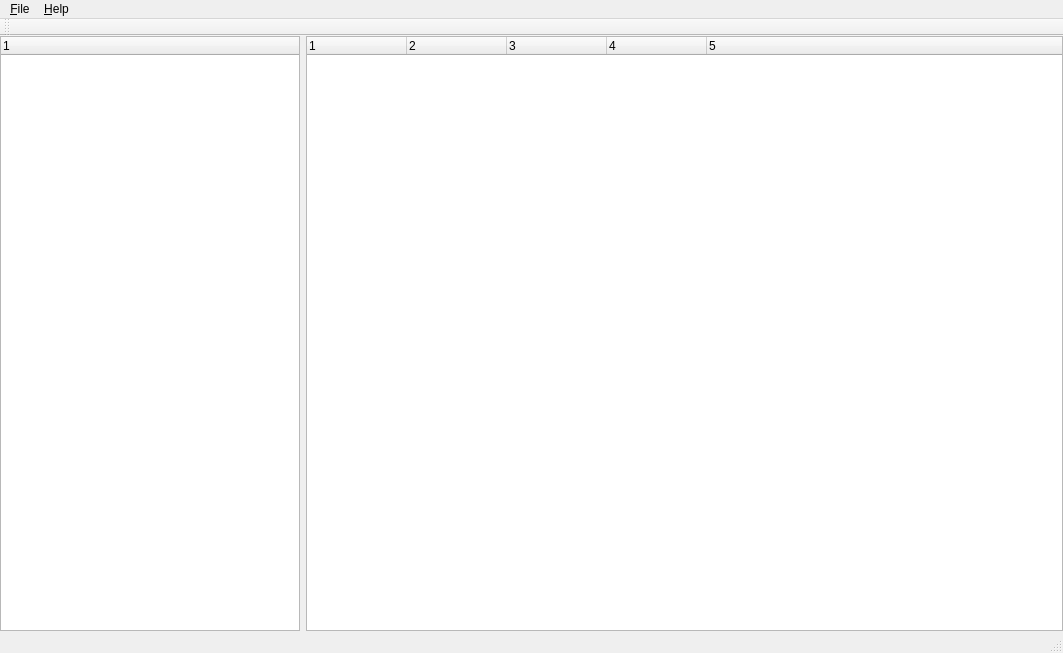
<?xml version="1.0" encoding="UTF-8"?>
<ui version="4.0">
 <class>MainWindow</class>
 <widget class="QMainWindow" name="MainWindow">
  <property name="geometry">
   <rect>
    <x>0</x>
    <y>0</y>
    <width>1063</width>
    <height>653</height>
   </rect>
  </property>
  <property name="windowTitle">
   <string>MainWindow</string>
  </property>
  <property name="windowIcon">
   <iconset resource="../resources.qrc">
    <normaloff>:/icons/qc.ico</normaloff>:/icons/qc.ico</iconset>
  </property>
  <widget class="QWidget" name="centralWidget">
   <layout class="QHBoxLayout" name="horizontalLayout">
    <property name="leftMargin">
     <number>0</number>
    </property>
    <property name="topMargin">
     <number>0</number>
    </property>
    <property name="rightMargin">
     <number>0</number>
    </property>
    <property name="bottomMargin">
     <number>0</number>
    </property>
    <item>
     <widget class="QTreeWidget" name="treeWidget">
      <property name="maximumSize">
       <size>
        <width>300</width>
        <height>16777215</height>
       </size>
      </property>
      <property name="contextMenuPolicy">
       <enum>Qt::CustomContextMenu</enum>
      </property>
      <column>
       <property name="text">
        <string notr="true">1</string>
       </property>
      </column>
     </widget>
    </item>
    <item>
     <widget class="QTreeWidget" name="filesList">
      <property name="contextMenuPolicy">
       <enum>Qt::CustomContextMenu</enum>
      </property>
      <property name="columnCount">
       <number>5</number>
      </property>
      <column>
       <property name="text">
        <string notr="true">1</string>
       </property>
      </column>
      <column>
       <property name="text">
        <string notr="true">2</string>
       </property>
      </column>
      <column>
       <property name="text">
        <string notr="true">3</string>
       </property>
      </column>
      <column>
       <property name="text">
        <string notr="true">4</string>
       </property>
      </column>
      <column>
       <property name="text">
        <string notr="true">5</string>
       </property>
      </column>
     </widget>
    </item>
   </layout>
  </widget>
  <widget class="QMenuBar" name="menuBar">
   <property name="geometry">
    <rect>
     <x>0</x>
     <y>0</y>
     <width>1063</width>
     <height>21</height>
    </rect>
   </property>
   <widget class="QMenu" name="menu_File">
    <property name="title">
     <string>&amp;File</string>
    </property>
    <addaction name="action_Open"/>
   </widget>
   <widget class="QMenu" name="menu_Help">
    <property name="title">
     <string>&amp;Help</string>
    </property>
    <addaction name="actionAbout"/>
    <addaction name="actionAbout_Qt"/>
   </widget>
   <addaction name="menu_File"/>
   <addaction name="menu_Help"/>
  </widget>
  <widget class="QToolBar" name="mainToolBar">
   <attribute name="toolBarArea">
    <enum>TopToolBarArea</enum>
   </attribute>
   <attribute name="toolBarBreak">
    <bool>false</bool>
   </attribute>
  </widget>
  <widget class="QStatusBar" name="statusBar"/>
  <action name="action_Open">
   <property name="icon">
    <iconset resource="../resources.qrc">
     <normaloff>:/icons/openHS.png</normaloff>:/icons/openHS.png</iconset>
   </property>
   <property name="text">
    <string>&amp;Open...</string>
   </property>
  </action>
  <action name="actionAbout">
   <property name="text">
    <string>About...</string>
   </property>
  </action>
  <action name="actionAbout_Qt">
   <property name="text">
    <string>About Qt...</string>
   </property>
  </action>
 </widget>
 <layoutdefault spacing="6" margin="11"/>
 <resources>
  <include location="../resources.qrc"/>
 </resources>
 <connections/>
</ui>
